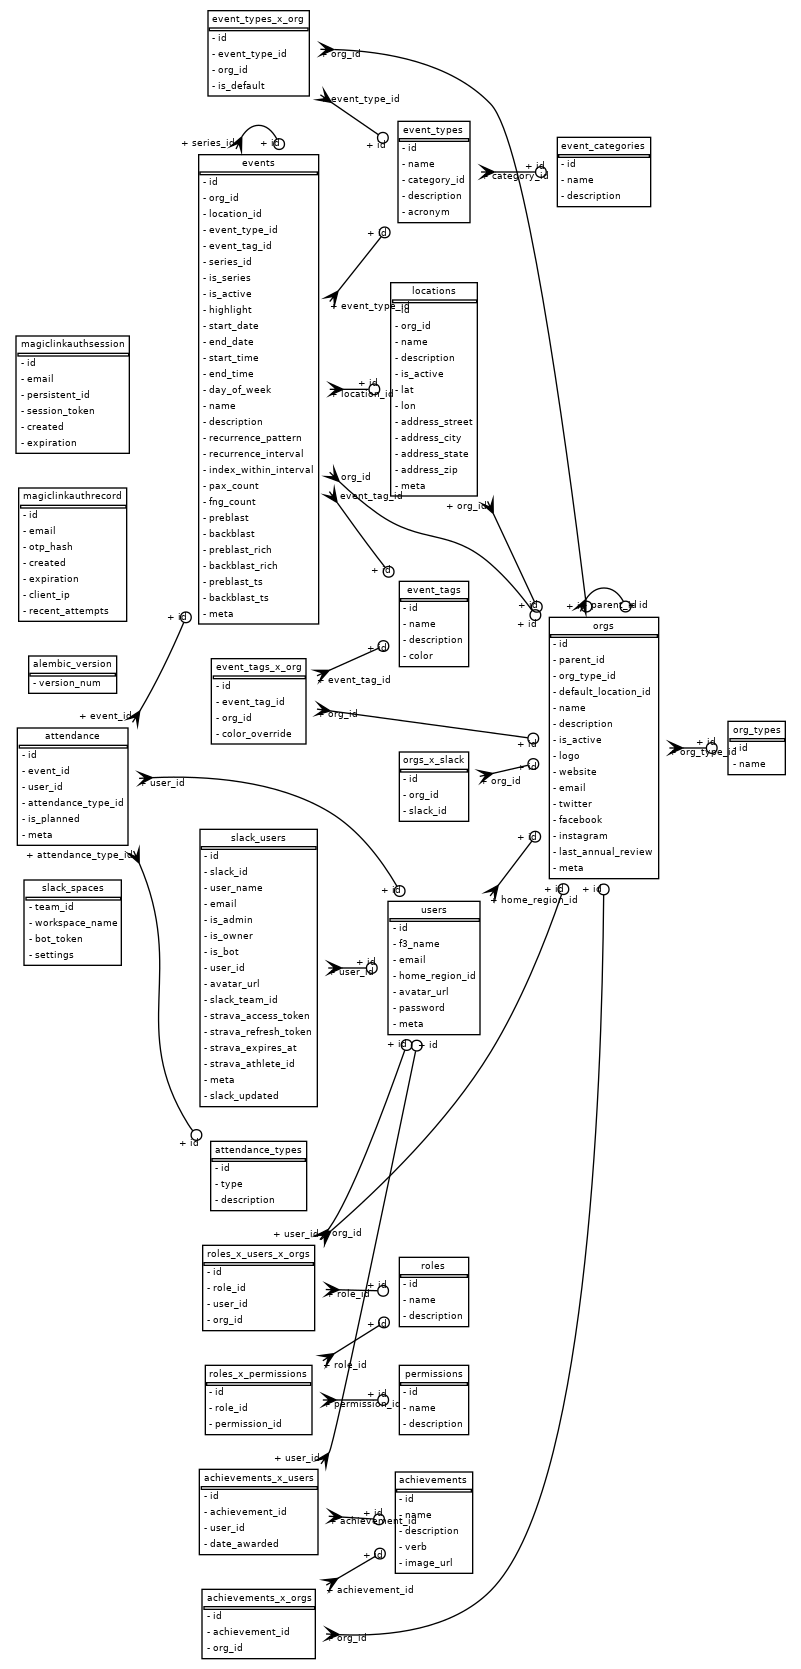

This figure's Python source:
import os
import sys

sys.path.append(os.path.join(os.path.dirname(__file__), "..", ".."))

from pydot import Dot
from sqlalchemy import MetaData
from sqlalchemy_schemadisplay import create_schema_graph

from f3_region_home.database.db_manager import get_engine
from f3_region_home.database.models import Base


def create_diagram():
    graph: Dot = create_schema_graph(
        engine=get_engine(),
        metadata=Base.metadata,
        show_datatypes=False,
        show_indexes=False,
        rankdir="LR",
        concentrate=False,
    )
    graph.write_png("f3_region_home/database/diagram.png")


if __name__ == "__main__":
    create_diagram()
